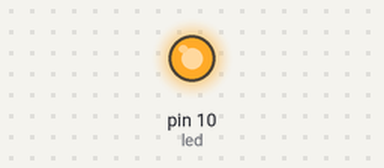
Recording of a program running on a simulated MicroPython board. Shown: output pins drawn as LEDs (lit = HIGH). Web requests get an empty 200 reply after 0.4 s; a WiFi scan finds one network, HomeNet; what the program prints to the serial console is not drawn. At 8.4 s the program stops and its outputs stay as they are.

Above: at 0.1 s.
At 5.1 s:
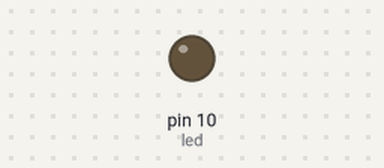
Timing chart, 0 to 6.6 s (numbered marks = the images above):
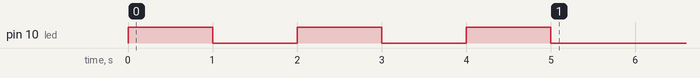

The program:

main.py
```python
import network
import socket
import time
from machine import Pin

def http_get(url):
    import socket
    _, _, host, path = url.split('/', 3)
    addr = socket.getaddrinfo(host, 80)[0][-1]
    s = socket.socket()
    s.connect(addr)
    s.send(bytes('GET /%s HTTP/1.0\r\nHost: %s\r\n\r\n' % (path, host), 'utf8'))
    while True:
        data = s.recv(100)
        if data:
            print(str(data, 'utf8'), end='')
        else:
            break
    s.close()

NTFY_TOPIC = ''
LOCATIONS = [("Orange_Cat_HQ", "ssid", "password"),("location", "ssid", "password")]

changer_out_at = 'undefined!'
led = Pin(10, Pin.OUT)

i=0
while i < 3:
    led.on()
    time.sleep(1)
    led.off()
    time.sleep(1)
    i = i + 1

wlan = network.WLAN(network.STA_IF)
wlan.active(True)

networks = wlan.scan()
print(wlan.isconnected())
wlan.disconnect()
print(wlan.isconnected())
for ssid in networks:
    for location in LOCATIONS:
        if ssid[0].decode('ASCII') == location[1]:
            print(ssid[0].decode('ASCII'))
            wlan.connect(location[1], location[2])
            time.sleep(10)
            changer_out_at = location[0]
        if wlan.isconnected():
            print("wlan is connected")
            break
    if wlan.isconnected():
        break

http_get('http://ntfy.sh/%s/publish?message=Change+Machine+out+at+%s' % (NTFY_TOPIC , changer_out_at))
```
